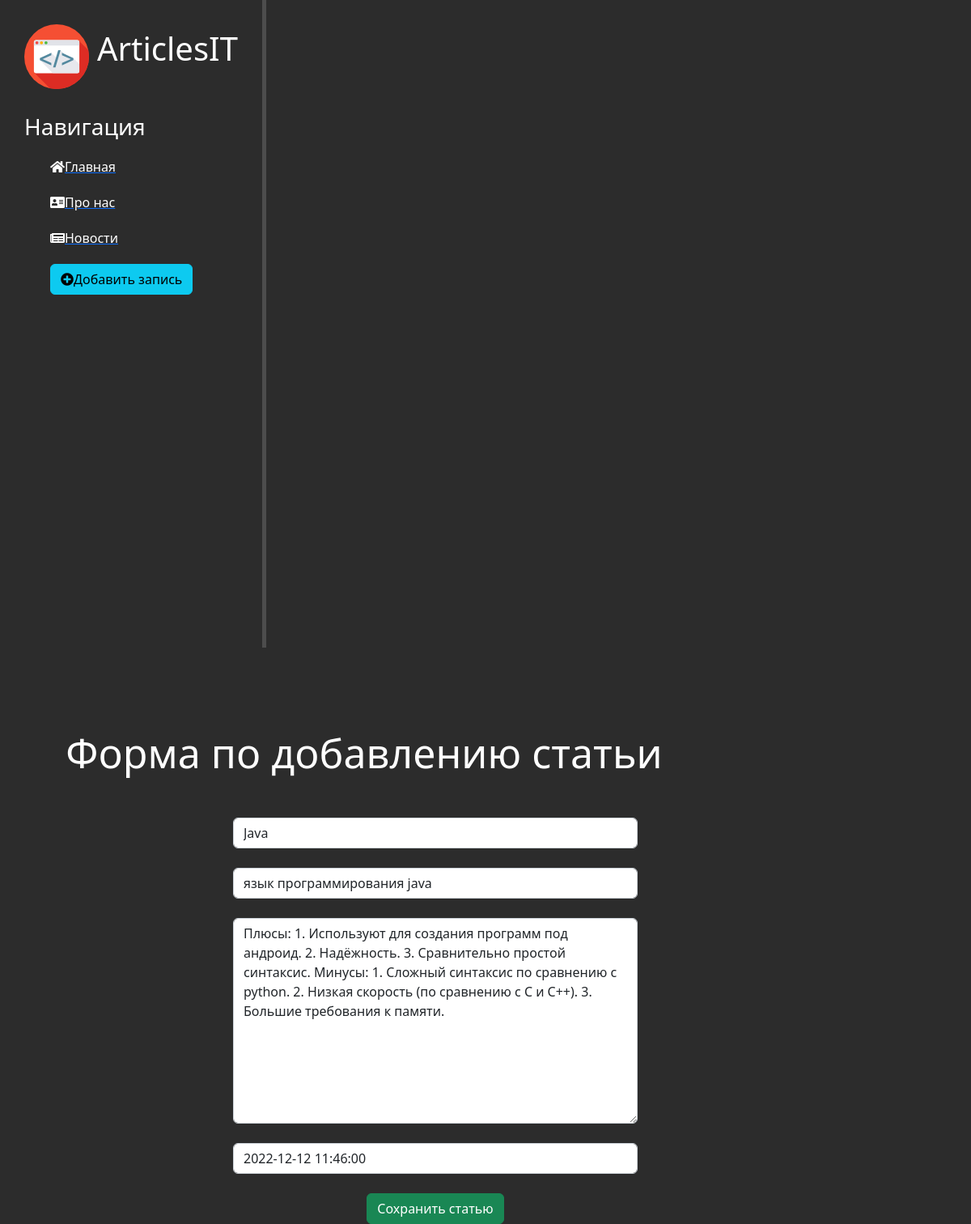
/news/5/update, run on the app's committed database.
### news/models.py (models this page shows, shortened)
class Articles(models.Model):
    title = models.CharField('Название', max_length=50)
    theme = models.CharField('Тема статьи', max_length=50, default='Любая')
    full_text = models.TextField('Статья',)
    date = models.DateTimeField('Дата публикации')
    class Meta:
        verbose_name = 'Новость'
        verbose_name_plural = 'Новости'

### news/views.py (the view)
# urls.py: path('<int:pk>/update', views.NewsUpdateView.as_view(), name='news-update'),
class NewsUpdateView(UpdateView):
  model = Articles
  template_name = 'news/create.html'
  form_class = ArticlesForm

### news/forms.py
class ArticlesForm(ModelForm):
    class Meta:
        model = Articles
        fields = ['title', 'theme', 'full_text', 'date']
        widgets = {
            "title": TextInput(attrs={
                'class': 'form-control',
                'placeholder': 'Название статьи'
            }),
            "theme": TextInput(attrs={
                'class': 'form-control',
                'placeholder': 'Тема статьи'
            }),
            "date": DateTimeInput(attrs={
                'class': 'form-control',
                'placeholder': 'Дата публикации'
            }),
            "full_text": Textarea(attrs={
                'class': 'form-control',
                'placeholder': 'Текст статьи'
            })
        }

### news/templates/news/create.html (shortened to what this page needs)
{% extends 'main/layout.html' %}
{% block content %}
    <div class="features">
        <h1>Форма по добавлению статьи</h1>
        <form method="post">
            {{ form.title }}<br>
            {{ form.theme }}<br>
            {{ form.full_text }}<br>
            {{ form.date }}<br>
            <button class="btn btn-success" type="submit">Сохранить статью</button>
        </form>
    </div>
{% endblock %}

### main/static/main/css/main.css (style rules this page uses)
body { background: #2c2c2c; }
main .features { float: left; color: #fff; margin-top: 100px; text-align: center; width: 75%; }
main .features h1 { font-size: 50px; }
form { margin-left: 32%; width: 500px; margin-top: 50px; }

### data on the page
Articles: title "Java", theme "язык программирования java", full_text "Плюсы: 1. Используют для создания программ под андроид. 2. Надёжность. 3. Сравнительно простой синтаксис. Минусы: 1. Сложный синтаксис по сравнению с python. 2. Низкая скорость (по сравнению с С и С++). 3. Большие требования к памяти.", date "2022-12-12 11:46:00"
